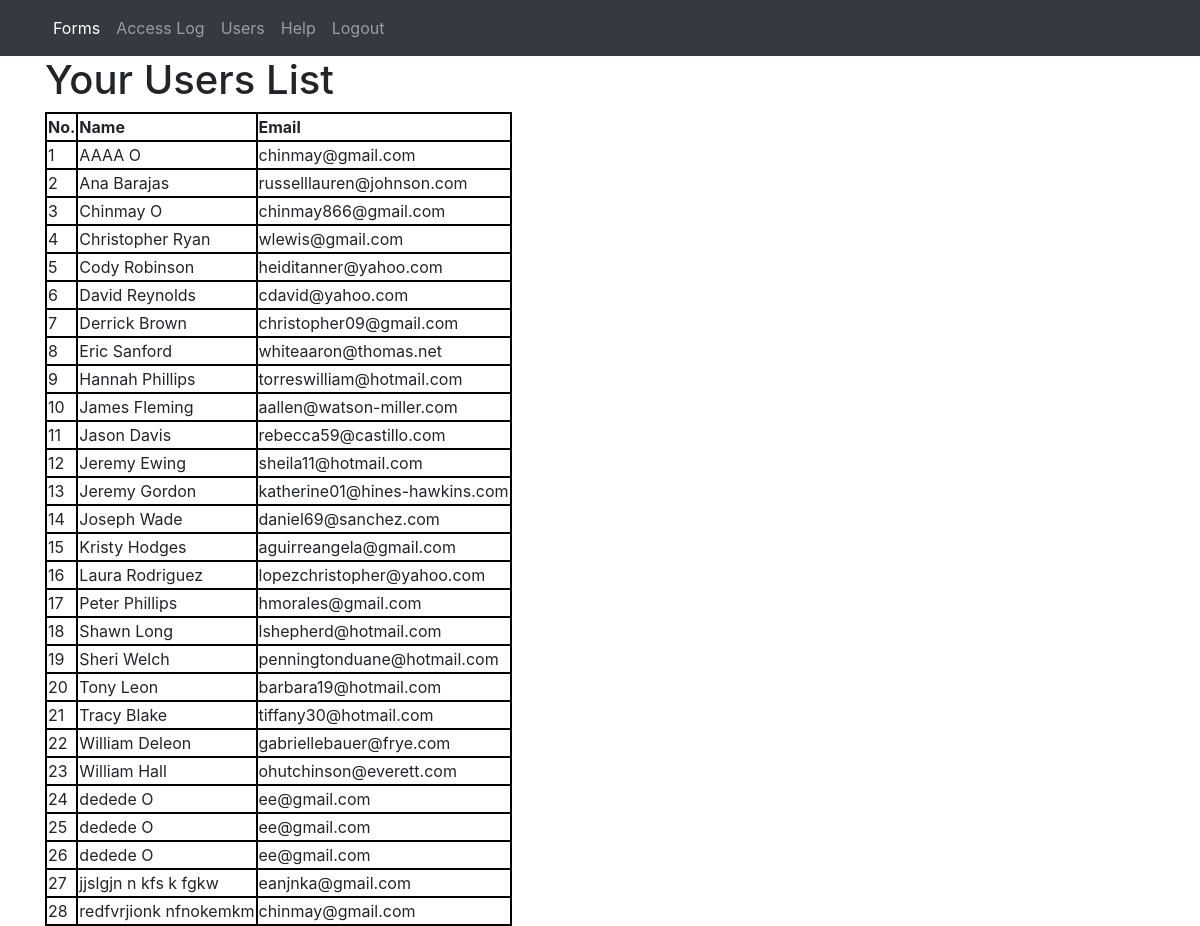
Screenshot of /users/ (signed in) with the database file from the repository.
### first_app/models.py (models this page shows, shortened)
class User(models.Model):
    first_name = models.CharField(max_length=264)
    last_name = models.CharField(max_length=264)
    email = models.EmailField(max_length=264)

### first_app/views.py (the view)
# urls.py: path('users/', views.users, name="users"),
@login_required
def users(request):
    users = User.objects.order_by('first_name')
    users_dir = {"users": users}
    return render(request, 'users.html', context=users_dir)

### templates/users.html
<!DOCTYPE html>
{% extends "base.html" %}
  {% block body_block %}
    <div class="users">
      {% if users %}
        <h1>Your Users List</h1>
        <table>
          <thead>
              <th>No.</th>
              <th>Name</th>
              <th>Email</th>
          </thead>
          {% for user in users %}
            <tr>
              <td>{{ forloop.counter }}</td>
              <td>{{ user.first_name }} {{ user.last_name }}</td>
              <td>{{ user.email }}</td>
            </tr>
          {% endfor %}
        </table>
      {% else %}
        <p>Users list not found</p>
      {% endif %}
    </div>
  {% endblock %}

### templates/base.html (shortened to what this page needs)
<!DOCTYPE html>
{% load static %}
<html lang="en" dir="ltr">
  <head>
    <link rel="stylesheet" href="https://stackpath.bootstrapcdn.com/bootstrap/4.5.0/css/bootstrap.min.css">
    <link rel="stylesheet" href="{% static "css/styles.css" %}">
  </head>
  <body>
    <nav class="navbar navbar-expand-lg sticky-top navbar-dark bg-dark">
      <div class="container">
        <ul class="navbar-nav mr-auto">
          {% if user.is_authenticated %}
            <li class="nav-item active"><a class="nav-link" href="{% url 'first_app:forms' %}">Forms<span class="sr-only">(current)</span></a></li>
            <li class="nav-item"><a class="nav-link" href="{% url 'first_app:home' %}">Access Log</a></li>
            <li class="nav-item"><a class="nav-link" href="{% url 'first_app:users' %}">Users</a></li>
            <li class="nav-item"><a class="nav-link" href="{% url 'first_app:help' %}">Help</a></li>
            <li class="nav-item"><a class="nav-link" href="{% url 'first_app:user_logout' %}">Logout</a></li>
          {% else %}
            <li class="nav-item"><a class="navbar-brand" href="{% url 'index' %}">Index</a></li>
            <li class="nav-item"><a class="nav-link" href="{% url 'register' %}">Register</a></li>
          {% endif %}
        </ul>
      </div>
    </nav>
    <div class="container">
      {% block body_block %}
      {% endblock %}
    </div>
  </body>
</html>

### static/css/styles.css (style rules this page uses)
table, th, td { border: 2px solid black; }
ul { margin-bottom: 10px; }
a:link { text-decoration: none; }

### rows the page displays
User: first_name "AAAA", last_name "O", email "chinmay@gmail.com"
User: first_name "Ana", last_name "Barajas", email "russelllauren@johnson.com"
User: first_name "Chinmay", last_name "O", email "chinmay866@gmail.com"
User: first_name "Christopher", last_name "Ryan", email "wlewis@gmail.com"
User: first_name "Cody", last_name "Robinson", email "heiditanner@yahoo.com"
User: first_name "David", last_name "Reynolds", email "cdavid@yahoo.com"
User: first_name "Derrick", last_name "Brown", email "christopher09@gmail.com"
User: first_name "Eric", last_name "Sanford", email "whiteaaron@thomas.net"
User: first_name "Hannah", last_name "Phillips", email "torreswilliam@hotmail.com"
User: first_name "James", last_name "Fleming", email "aallen@watson-miller.com"
User: first_name "Jason", last_name "Davis", email "rebecca59@castillo.com"
User: first_name "Jeremy", last_name "Ewing", email "sheila11@hotmail.com"
User: first_name "Jeremy", last_name "Gordon", email "katherine01@hines-hawkins.com"
User: first_name "Joseph", last_name "Wade", email "daniel69@sanchez.com"
User: first_name "Kristy", last_name "Hodges", email "aguirreangela@gmail.com"
User: first_name "Laura", last_name "Rodriguez", email "lopezchristopher@yahoo.com"
User: first_name "Peter", last_name "Phillips", email "hmorales@gmail.com"
User: first_name "Shawn", last_name "Long", email "lshepherd@hotmail.com"
User: first_name "Sheri", last_name "Welch", email "penningtonduane@hotmail.com"
User: first_name "Tony", last_name "Leon", email "barbara19@hotmail.com"
User: first_name "Tracy", last_name "Blake", email "tiffany30@hotmail.com"
User: first_name "William", last_name "Deleon", email "gabriellebauer@frye.com"
User: first_name "William", last_name "Hall", email "ohutchinson@everett.com"
User: first_name "dedede", last_name "O", email "ee@gmail.com"
User: first_name "dedede", last_name "O", email "ee@gmail.com"
User: first_name "dedede", last_name "O", email "ee@gmail.com"
User: first_name "jjslgjn", last_name "n kfs k fgkw", email "eanjnka@gmail.com"
User: first_name "redfvrjionk", last_name "nfnokemkm", email "chinmay@gmail.com"
